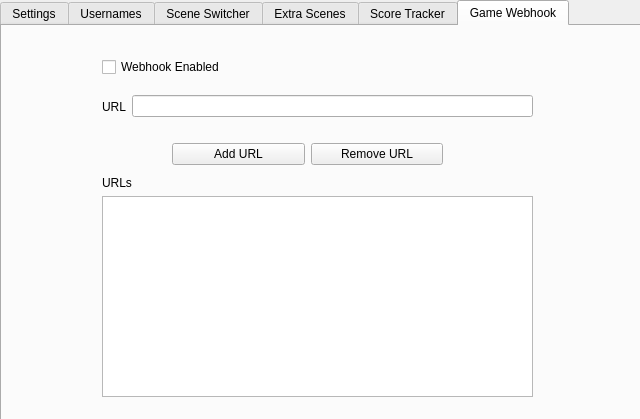
<?xml version="1.0" encoding="UTF-8"?>
<ui version="4.0">
 <class>SettingsDialog</class>
 <widget class="QDialog" name="SettingsDialog">
  <property name="geometry">
   <rect>
    <x>0</x>
    <y>0</y>
    <width>640</width>
    <height>419</height>
   </rect>
  </property>
  <property name="windowTitle">
   <string>SC2Switcher</string>
  </property>
  <widget class="QTabWidget" name="tabWidget">
   <property name="geometry">
    <rect>
     <x>0</x>
     <y>0</y>
     <width>641</width>
     <height>421</height>
    </rect>
   </property>
   <property name="currentIndex">
    <number>5</number>
   </property>
   <widget class="QWidget" name="tab_2">
    <attribute name="title">
     <string>Settings</string>
    </attribute>
    <widget class="QWidget" name="verticalLayoutWidget">
     <property name="geometry">
      <rect>
       <x>60</x>
       <y>40</y>
       <width>511</width>
       <height>331</height>
      </rect>
     </property>
     <layout class="QVBoxLayout" name="verticalLayout_14">
      <item>
       <layout class="QHBoxLayout" name="horizontalLayout_10">
        <item>
         <widget class="QPushButton" name="toggleStartButton">
          <property name="text">
           <string/>
          </property>
         </widget>
        </item>
        <item>
         <layout class="QHBoxLayout" name="horizontalLayout_12">
          <item>
           <layout class="QVBoxLayout" name="verticalLayout_19">
            <item>
             <widget class="QCheckBox" name="clearSettings">
              <property name="text">
               <string>Clear Settings On Next Restart</string>
              </property>
             </widget>
            </item>
            <item>
             <widget class="QCheckBox" name="logging">
              <property name="text">
               <string>Enable Debug Log</string>
              </property>
             </widget>
            </item>
           </layout>
          </item>
         </layout>
        </item>
       </layout>
      </item>
      <item>
       <layout class="QVBoxLayout" name="verticalLayout_8">
        <item>
         <widget class="QLabel" name="label_3">
          <property name="font">
           <font>
            <bold>true</bold>
           </font>
          </property>
          <property name="text">
           <string>If SC2 is running on a different PC:  (optional)</string>
          </property>
          <property name="wordWrap">
           <bool>true</bool>
          </property>
         </widget>
        </item>
        <item>
         <layout class="QHBoxLayout" name="horizontalLayout_7">
          <item>
           <widget class="QLabel" name="label_4">
            <property name="text">
             <string>SC2 PC IP Address:</string>
            </property>
            <property name="alignment">
             <set>Qt::AlignRight|Qt::AlignTrailing|Qt::AlignVCenter</set>
            </property>
           </widget>
          </item>
          <item>
           <widget class="QLineEdit" name="ipAddr"/>
          </item>
         </layout>
        </item>
       </layout>
      </item>
      <item>
       <layout class="QVBoxLayout" name="verticalLayout_9">
        <item>
         <widget class="QLabel" name="label_5">
          <property name="text">
           <string>&lt;html&gt;&lt;head/&gt;&lt;body&gt;&lt;p&gt;On your SC2 PC, open the Battle.net launcher, select SC2, click Options, Game Settings, and under SC2, check 'Additional Command Line Arguments', and paste this into the textbox:&lt;/p&gt;&lt;/body&gt;&lt;/html&gt;</string>
          </property>
          <property name="wordWrap">
           <bool>true</bool>
          </property>
         </widget>
        </item>
        <item>
         <widget class="QLineEdit" name="lineEdit_2">
          <property name="text">
           <string>-clientapi 6119</string>
          </property>
          <property name="readOnly">
           <bool>true</bool>
          </property>
         </widget>
        </item>
       </layout>
      </item>
      <item>
       <widget class="QLabel" name="downloadURL">
        <property name="text">
         <string/>
        </property>
        <property name="alignment">
         <set>Qt::AlignBottom|Qt::AlignLeading|Qt::AlignLeft</set>
        </property>
       </widget>
      </item>
      <item>
       <widget class="QLabel" name="patchNotesLabel">
        <property name="text">
         <string/>
        </property>
        <property name="alignment">
         <set>Qt::AlignLeading|Qt::AlignLeft|Qt::AlignTop</set>
        </property>
       </widget>
      </item>
     </layout>
    </widget>
   </widget>
   <widget class="QWidget" name="tab_6">
    <attribute name="title">
     <string>Usernames</string>
    </attribute>
    <widget class="QWidget" name="layoutWidget">
     <property name="geometry">
      <rect>
       <x>70</x>
       <y>150</y>
       <width>501</width>
       <height>171</height>
      </rect>
     </property>
     <layout class="QHBoxLayout" name="horizontalLayout_2">
      <item>
       <layout class="QVBoxLayout" name="verticalLayout_3">
        <item>
         <widget class="QLabel" name="label_7">
          <property name="text">
           <string>Usernames:</string>
          </property>
         </widget>
        </item>
        <item>
         <widget class="QListWidget" name="userNames">
          <property name="editTriggers">
           <set>QAbstractItemView::DoubleClicked|QAbstractItemView::EditKeyPressed|QAbstractItemView::SelectedClicked</set>
          </property>
         </widget>
        </item>
       </layout>
      </item>
      <item>
       <layout class="QVBoxLayout" name="verticalLayout_4">
        <item>
         <widget class="QLabel" name="label_24">
          <property name="text">
           <string>Recent Usernames:</string>
          </property>
         </widget>
        </item>
        <item>
         <widget class="QListWidget" name="recentUsernames"/>
        </item>
       </layout>
      </item>
     </layout>
    </widget>
    <widget class="QWidget" name="layoutWidget">
     <property name="geometry">
      <rect>
       <x>170</x>
       <y>20</y>
       <width>301</width>
       <height>100</height>
      </rect>
     </property>
     <layout class="QVBoxLayout" name="verticalLayout_5">
      <item>
       <widget class="QLabel" name="label_10">
        <property name="text">
         <string>Add Username:</string>
        </property>
       </widget>
      </item>
      <item>
       <widget class="QLineEdit" name="usernameLine"/>
      </item>
      <item>
       <layout class="QHBoxLayout" name="horizontalLayout_3">
        <item>
         <widget class="QPushButton" name="addUsernameButton">
          <property name="text">
           <string>Add</string>
          </property>
         </widget>
        </item>
        <item>
         <widget class="QPushButton" name="removeUsernameButton">
          <property name="text">
           <string>Remove</string>
          </property>
         </widget>
        </item>
       </layout>
      </item>
     </layout>
    </widget>
   </widget>
   <widget class="QWidget" name="tab">
    <attribute name="title">
     <string>Scene Switcher</string>
    </attribute>
    <widget class="QWidget" name="layoutWidget">
     <property name="geometry">
      <rect>
       <x>60</x>
       <y>30</y>
       <width>521</width>
       <height>301</height>
      </rect>
     </property>
     <layout class="QVBoxLayout" name="verticalLayout_7">
      <item>
       <layout class="QVBoxLayout" name="verticalLayout_21">
        <item>
         <widget class="QCheckBox" name="switcherEnabled">
          <property name="text">
           <string>Scene Switcher Enabled</string>
          </property>
         </widget>
        </item>
        <item>
         <widget class="QCheckBox" name="switchOnLoad">
          <property name="text">
           <string>Switch to In Game Scene when loading into game</string>
          </property>
         </widget>
        </item>
       </layout>
      </item>
      <item>
       <layout class="QVBoxLayout" name="verticalLayout_6">
        <item>
         <layout class="QHBoxLayout" name="horizontalLayout_4">
          <item>
           <widget class="QLabel" name="label">
            <property name="text">
             <string>In Game:</string>
            </property>
            <property name="alignment">
             <set>Qt::AlignRight|Qt::AlignTrailing|Qt::AlignVCenter</set>
            </property>
           </widget>
          </item>
          <item>
           <widget class="QComboBox" name="inGameScene"/>
          </item>
         </layout>
        </item>
       </layout>
      </item>
      <item>
       <layout class="QHBoxLayout" name="horizontalLayout_5">
        <item>
         <widget class="QLabel" name="label_2">
          <property name="text">
           <string>Out of Game:</string>
          </property>
          <property name="alignment">
           <set>Qt::AlignRight|Qt::AlignTrailing|Qt::AlignVCenter</set>
          </property>
         </widget>
        </item>
        <item>
         <widget class="QComboBox" name="outGameScene"/>
        </item>
       </layout>
      </item>
      <item>
       <layout class="QHBoxLayout" name="horizontalLayout_6">
        <item>
         <widget class="QLabel" name="label_6">
          <property name="layoutDirection">
           <enum>Qt::RightToLeft</enum>
          </property>
          <property name="text">
           <string>Replay:</string>
          </property>
          <property name="alignment">
           <set>Qt::AlignRight|Qt::AlignTrailing|Qt::AlignVCenter</set>
          </property>
         </widget>
        </item>
        <item>
         <widget class="QComboBox" name="replayScene"/>
        </item>
       </layout>
      </item>
      <item>
       <layout class="QHBoxLayout" name="horizontalLayout">
        <item>
         <widget class="QLabel" name="label_23">
          <property name="layoutDirection">
           <enum>Qt::RightToLeft</enum>
          </property>
          <property name="text">
           <string>&lt;html&gt;&lt;head/&gt;&lt;body&gt;&lt;p align=&quot;right&quot;&gt;Observing:&lt;/p&gt;&lt;/body&gt;&lt;/html&gt;</string>
          </property>
         </widget>
        </item>
        <item>
         <widget class="QComboBox" name="obsScene"/>
        </item>
       </layout>
      </item>
     </layout>
    </widget>
   </widget>
   <widget class="QWidget" name="tab_5">
    <attribute name="title">
     <string>Extra Scenes</string>
    </attribute>
    <widget class="QWidget" name="layoutWidget">
     <property name="geometry">
      <rect>
       <x>50</x>
       <y>10</y>
       <width>251</width>
       <height>351</height>
      </rect>
     </property>
     <layout class="QVBoxLayout" name="verticalLayout">
      <item>
       <widget class="QLabel" name="label_22">
        <property name="text">
         <string>Score Screen</string>
        </property>
       </widget>
      </item>
      <item>
       <widget class="QComboBox" name="scoreScreenScene"/>
      </item>
      <item>
       <widget class="QLabel" name="label_16">
        <property name="text">
         <string>Home</string>
        </property>
       </widget>
      </item>
      <item>
       <widget class="QComboBox" name="homeScene"/>
      </item>
      <item>
       <widget class="QLabel" name="label_13">
        <property name="text">
         <string>Co-op Menu</string>
        </property>
       </widget>
      </item>
      <item>
       <widget class="QComboBox" name="coopScene"/>
      </item>
      <item>
       <widget class="QLabel" name="label_14">
        <property name="text">
         <string>Custom Games Menu</string>
        </property>
       </widget>
      </item>
      <item>
       <widget class="QComboBox" name="customScene"/>
      </item>
      <item>
       <widget class="QLabel" name="label_15">
        <property name="text">
         <string>Replays Menu</string>
        </property>
       </widget>
      </item>
      <item>
       <widget class="QComboBox" name="replaysScene"/>
      </item>
     </layout>
    </widget>
    <widget class="QWidget" name="layoutWidget">
     <property name="geometry">
      <rect>
       <x>340</x>
       <y>10</y>
       <width>241</width>
       <height>351</height>
      </rect>
     </property>
     <layout class="QVBoxLayout" name="verticalLayout_2">
      <item>
       <widget class="QLabel" name="label_21">
        <property name="text">
         <string>Profile</string>
        </property>
       </widget>
      </item>
      <item>
       <widget class="QComboBox" name="profileScene"/>
      </item>
      <item>
       <widget class="QLabel" name="label_17">
        <property name="text">
         <string>Lobby</string>
        </property>
       </widget>
      </item>
      <item>
       <widget class="QComboBox" name="lobbyScene"/>
      </item>
      <item>
       <widget class="QLabel" name="label_19">
        <property name="text">
         <string>Campaign Menu</string>
        </property>
       </widget>
      </item>
      <item>
       <widget class="QComboBox" name="campaignScene"/>
      </item>
      <item>
       <widget class="QLabel" name="label_20">
        <property name="text">
         <string>Versus Menu</string>
        </property>
       </widget>
      </item>
      <item>
       <widget class="QComboBox" name="versusScene"/>
      </item>
      <item>
       <widget class="QLabel" name="label_18">
        <property name="text">
         <string>Collection Menu</string>
        </property>
       </widget>
      </item>
      <item>
       <widget class="QComboBox" name="collectionScene"/>
      </item>
     </layout>
    </widget>
   </widget>
   <widget class="QWidget" name="tab_3">
    <attribute name="title">
     <string>Score Tracker</string>
    </attribute>
    <widget class="QWidget" name="layoutWidget">
     <property name="geometry">
      <rect>
       <x>300</x>
       <y>20</y>
       <width>261</width>
       <height>151</height>
      </rect>
     </property>
     <layout class="QVBoxLayout" name="verticalLayout_10">
      <item>
       <widget class="QLabel" name="label_11">
        <property name="text">
         <string>Text Template:</string>
        </property>
       </widget>
      </item>
      <item>
       <layout class="QHBoxLayout" name="horizontalLayout_8">
        <item>
         <widget class="QTextEdit" name="textTemplate"/>
        </item>
        <item>
         <widget class="QLabel" name="label_9">
          <property name="text">
           <string>&lt;html&gt;&lt;head/&gt;&lt;body&gt;&lt;p&gt;&lt;span style=&quot; font-weight:600;&quot;&gt;${tw}&lt;/span&gt; Terran Win&lt;br/&gt;&lt;span style=&quot; font-weight:600;&quot;&gt;${tl}&lt;/span&gt; Terran Loss&lt;br/&gt;&lt;span style=&quot; font-weight:600;&quot;&gt;${zw}&lt;/span&gt; Zerg Win&lt;br/&gt;&lt;span style=&quot; font-weight:600;&quot;&gt;${zl}&lt;/span&gt; Zerg Loss&lt;br/&gt;&lt;span style=&quot; font-weight:600;&quot;&gt;${pw}&lt;/span&gt; Protoss Win&lt;br/&gt;&lt;span style=&quot; font-weight:600;&quot;&gt;${pl}&lt;/span&gt; Protoss Loss&lt;/p&gt;&lt;/body&gt;&lt;/html&gt;</string>
          </property>
         </widget>
        </item>
       </layout>
      </item>
     </layout>
    </widget>
    <widget class="QWidget" name="layoutWidget">
     <property name="geometry">
      <rect>
       <x>80</x>
       <y>20</y>
       <width>191</width>
       <height>116</height>
      </rect>
     </property>
     <layout class="QVBoxLayout" name="verticalLayout_12">
      <item>
       <widget class="QCheckBox" name="scoresEnabled">
        <property name="text">
         <string>Score Tracker Enabled</string>
        </property>
       </widget>
      </item>
      <item>
       <widget class="QCheckBox" name="popupsEnabled">
        <property name="text">
         <string>Popups Enabled</string>
        </property>
       </widget>
      </item>
      <item>
       <layout class="QVBoxLayout" name="verticalLayout_11">
        <item>
         <widget class="QLabel" name="label_8">
          <property name="text">
           <string>Name of text source:</string>
          </property>
         </widget>
        </item>
        <item>
         <widget class="QLineEdit" name="textSourceName"/>
        </item>
       </layout>
      </item>
     </layout>
    </widget>
    <widget class="QLabel" name="scoresLabel">
     <property name="geometry">
      <rect>
       <x>410</x>
       <y>200</y>
       <width>141</width>
       <height>151</height>
      </rect>
     </property>
     <property name="text">
      <string/>
     </property>
     <property name="alignment">
      <set>Qt::AlignLeading|Qt::AlignLeft|Qt::AlignTop</set>
     </property>
    </widget>
    <widget class="QWidget" name="horizontalLayoutWidget_3">
     <property name="geometry">
      <rect>
       <x>50</x>
       <y>200</y>
       <width>321</width>
       <height>175</height>
      </rect>
     </property>
     <layout class="QHBoxLayout" name="horizontalLayout_21">
      <property name="spacing">
       <number>5</number>
      </property>
      <property name="sizeConstraint">
       <enum>QLayout::SetFixedSize</enum>
      </property>
      <item>
       <layout class="QVBoxLayout" name="verticalLayout_15">
        <item>
         <spacer name="verticalSpacer">
          <property name="orientation">
           <enum>Qt::Vertical</enum>
          </property>
          <property name="sizeType">
           <enum>QSizePolicy::Fixed</enum>
          </property>
          <property name="sizeHint" stdset="0">
           <size>
            <width>20</width>
            <height>35</height>
           </size>
          </property>
         </spacer>
        </item>
        <item>
         <widget class="QLabel" name="label_12">
          <property name="text">
           <string>Terran</string>
          </property>
          <property name="alignment">
           <set>Qt::AlignRight|Qt::AlignTrailing|Qt::AlignVCenter</set>
          </property>
         </widget>
        </item>
        <item>
         <widget class="QLabel" name="label_27">
          <property name="text">
           <string>Zerg</string>
          </property>
          <property name="alignment">
           <set>Qt::AlignRight|Qt::AlignTrailing|Qt::AlignVCenter</set>
          </property>
         </widget>
        </item>
        <item>
         <widget class="QLabel" name="label_28">
          <property name="text">
           <string>Protoss</string>
          </property>
          <property name="alignment">
           <set>Qt::AlignRight|Qt::AlignTrailing|Qt::AlignVCenter</set>
          </property>
         </widget>
        </item>
       </layout>
      </item>
      <item>
       <layout class="QVBoxLayout" name="verticalLayout_16">
        <property name="spacing">
         <number>15</number>
        </property>
        <item>
         <widget class="QLabel" name="label_25">
          <property name="text">
           <string>&lt;html&gt;&lt;head/&gt;&lt;body&gt;&lt;p align=&quot;center&quot;&gt;Win&lt;/p&gt;&lt;/body&gt;&lt;/html&gt;</string>
          </property>
         </widget>
        </item>
        <item>
         <layout class="QHBoxLayout" name="horizontalLayout_9">
          <property name="spacing">
           <number>5</number>
          </property>
          <item>
           <widget class="QPushButton" name="tWinPlus">
            <property name="maximumSize">
             <size>
              <width>55</width>
              <height>55</height>
             </size>
            </property>
            <property name="text">
             <string>+</string>
            </property>
           </widget>
          </item>
          <item>
           <widget class="QPushButton" name="tWinMinus">
            <property name="maximumSize">
             <size>
              <width>55</width>
              <height>55</height>
             </size>
            </property>
            <property name="text">
             <string>-</string>
            </property>
           </widget>
          </item>
         </layout>
        </item>
        <item>
         <layout class="QHBoxLayout" name="horizontalLayout_13">
          <property name="spacing">
           <number>5</number>
          </property>
          <item>
           <widget class="QPushButton" name="zWinPlus">
            <property name="maximumSize">
             <size>
              <width>55</width>
              <height>55</height>
             </size>
            </property>
            <property name="text">
             <string>+</string>
            </property>
           </widget>
          </item>
          <item>
           <widget class="QPushButton" name="zWinMinus">
            <property name="maximumSize">
             <size>
              <width>55</width>
              <height>55</height>
             </size>
            </property>
            <property name="text">
             <string>-</string>
            </property>
           </widget>
          </item>
         </layout>
        </item>
        <item>
         <layout class="QHBoxLayout" name="horizontalLayout_16">
          <property name="spacing">
           <number>5</number>
          </property>
          <item>
           <widget class="QPushButton" name="pWinPlus">
            <property name="maximumSize">
             <size>
              <width>55</width>
              <height>55</height>
             </size>
            </property>
            <property name="text">
             <string>+</string>
            </property>
           </widget>
          </item>
          <item>
           <widget class="QPushButton" name="pWinMinus">
            <property name="maximumSize">
             <size>
              <width>55</width>
              <height>55</height>
             </size>
            </property>
            <property name="text">
             <string>-</string>
            </property>
           </widget>
          </item>
         </layout>
        </item>
       </layout>
      </item>
      <item>
       <layout class="QVBoxLayout" name="verticalLayout_20">
        <property name="spacing">
         <number>15</number>
        </property>
        <item>
         <widget class="QLabel" name="label_26">
          <property name="text">
           <string>&lt;html&gt;&lt;head/&gt;&lt;body&gt;&lt;p align=&quot;center&quot;&gt;Loss&lt;/p&gt;&lt;/body&gt;&lt;/html&gt;</string>
          </property>
         </widget>
        </item>
        <item>
         <layout class="QHBoxLayout" name="horizontalLayout_11">
          <property name="spacing">
           <number>5</number>
          </property>
          <item>
           <widget class="QPushButton" name="tLossPlus">
            <property name="maximumSize">
             <size>
              <width>55</width>
              <height>55</height>
             </size>
            </property>
            <property name="text">
             <string>+</string>
            </property>
           </widget>
          </item>
          <item>
           <widget class="QPushButton" name="tLossMinus">
            <property name="maximumSize">
             <size>
              <width>55</width>
              <height>55</height>
             </size>
            </property>
            <property name="text">
             <string>-</string>
            </property>
           </widget>
          </item>
         </layout>
        </item>
        <item>
         <layout class="QHBoxLayout" name="horizontalLayout_14">
          <property name="spacing">
           <number>5</number>
          </property>
          <item>
           <widget class="QPushButton" name="zLossPlus">
            <property name="maximumSize">
             <size>
              <width>55</width>
              <height>55</height>
             </size>
            </property>
            <property name="text">
             <string>+</string>
            </property>
           </widget>
          </item>
          <item>
           <widget class="QPushButton" name="zLossMinus">
            <property name="maximumSize">
             <size>
              <width>55</width>
              <height>55</height>
             </size>
            </property>
            <property name="text">
             <string>-</string>
            </property>
           </widget>
          </item>
         </layout>
        </item>
        <item>
         <layout class="QHBoxLayout" name="horizontalLayout_17">
          <property name="spacing">
           <number>5</number>
          </property>
          <item>
           <widget class="QPushButton" name="pLossPlus">
            <property name="maximumSize">
             <size>
              <width>55</width>
              <height>55</height>
             </size>
            </property>
            <property name="text">
             <string>+</string>
            </property>
           </widget>
          </item>
          <item>
           <widget class="QPushButton" name="pLossMinus">
            <property name="maximumSize">
             <size>
              <width>55</width>
              <height>55</height>
             </size>
            </property>
            <property name="text">
             <string>-</string>
            </property>
           </widget>
          </item>
         </layout>
        </item>
       </layout>
      </item>
     </layout>
    </widget>
   </widget>
   <widget class="QWidget" name="tab_4">
    <attribute name="title">
     <string>Game Webhook</string>
    </attribute>
    <widget class="QCheckBox" name="webhookEnabled">
     <property name="geometry">
      <rect>
       <x>100</x>
       <y>30</y>
       <width>191</width>
       <height>22</height>
      </rect>
     </property>
     <property name="text">
      <string>Webhook Enabled</string>
     </property>
    </widget>
    <widget class="QWidget" name="horizontalLayoutWidget_8">
     <property name="geometry">
      <rect>
       <x>100</x>
       <y>60</y>
       <width>431</width>
       <height>41</height>
      </rect>
     </property>
     <layout class="QHBoxLayout" name="horizontalLayout_20">
      <item>
       <layout class="QVBoxLayout" name="verticalLayout_17">
        <item>
         <widget class="QLabel" name="label_29">
          <property name="text">
           <string>URL</string>
          </property>
         </widget>
        </item>
       </layout>
      </item>
      <item>
       <layout class="QVBoxLayout" name="verticalLayout_18">
        <item>
         <widget class="QLineEdit" name="webhookEnterGame"/>
        </item>
       </layout>
      </item>
     </layout>
    </widget>
    <widget class="QWidget" name="verticalLayoutWidget_3">
     <property name="geometry">
      <rect>
       <x>100</x>
       <y>150</y>
       <width>431</width>
       <height>221</height>
      </rect>
     </property>
     <layout class="QVBoxLayout" name="verticalLayout_13">
      <item>
       <widget class="QLabel" name="label_30">
        <property name="text">
         <string>URLs</string>
        </property>
       </widget>
      </item>
      <item>
       <widget class="QListWidget" name="webhookURLList"/>
      </item>
     </layout>
    </widget>
    <widget class="QWidget" name="horizontalLayoutWidget">
     <property name="geometry">
      <rect>
       <x>170</x>
       <y>110</y>
       <width>271</width>
       <height>36</height>
      </rect>
     </property>
     <layout class="QHBoxLayout" name="horizontalLayout_18">
      <item>
       <widget class="QPushButton" name="addURLButton">
        <property name="text">
         <string>Add URL</string>
        </property>
       </widget>
      </item>
      <item>
       <widget class="QPushButton" name="removeURLButton">
        <property name="text">
         <string>Remove URL</string>
        </property>
       </widget>
      </item>
     </layout>
    </widget>
   </widget>
  </widget>
 </widget>
 <resources/>
 <connections/>
</ui>
